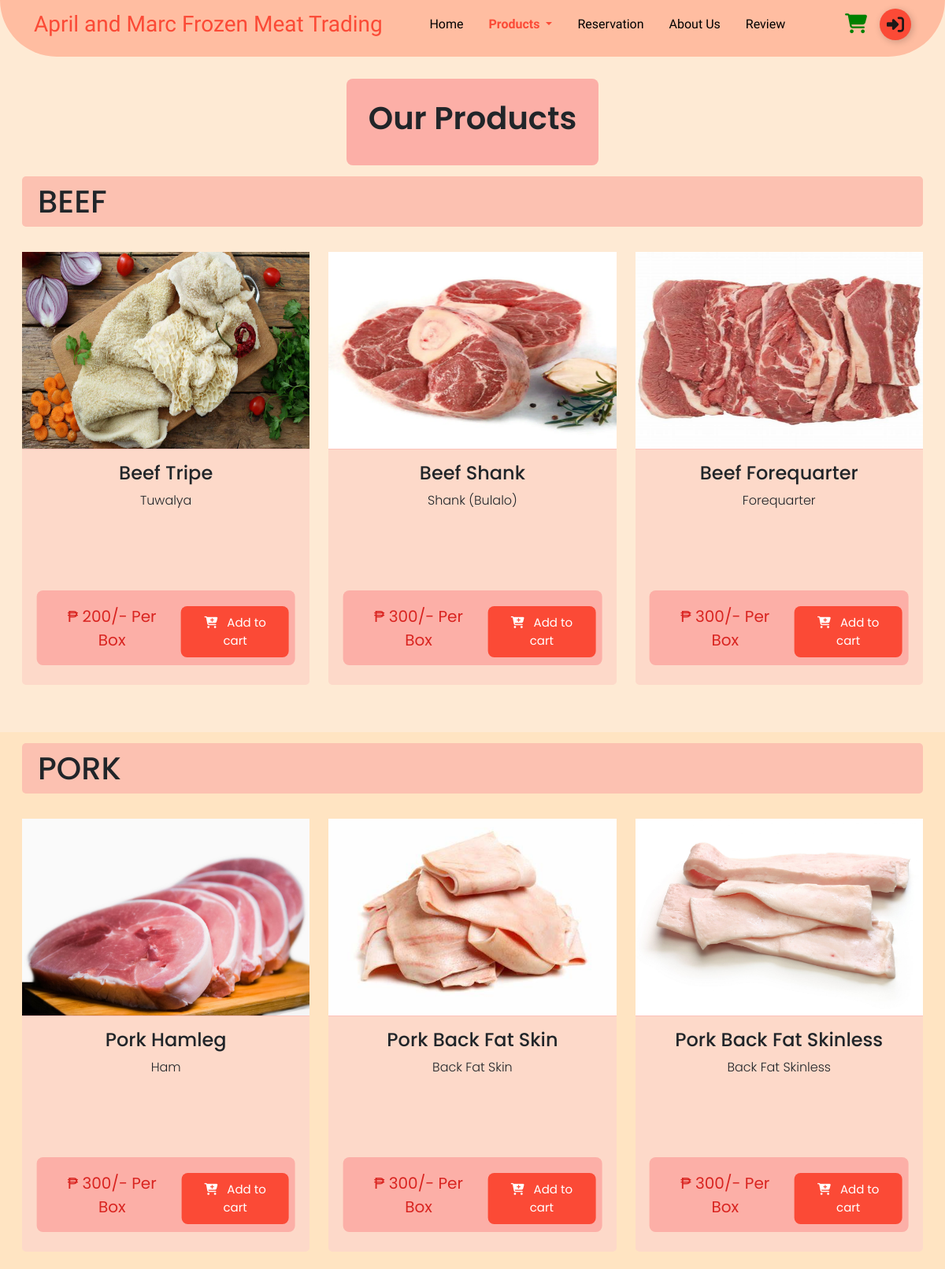
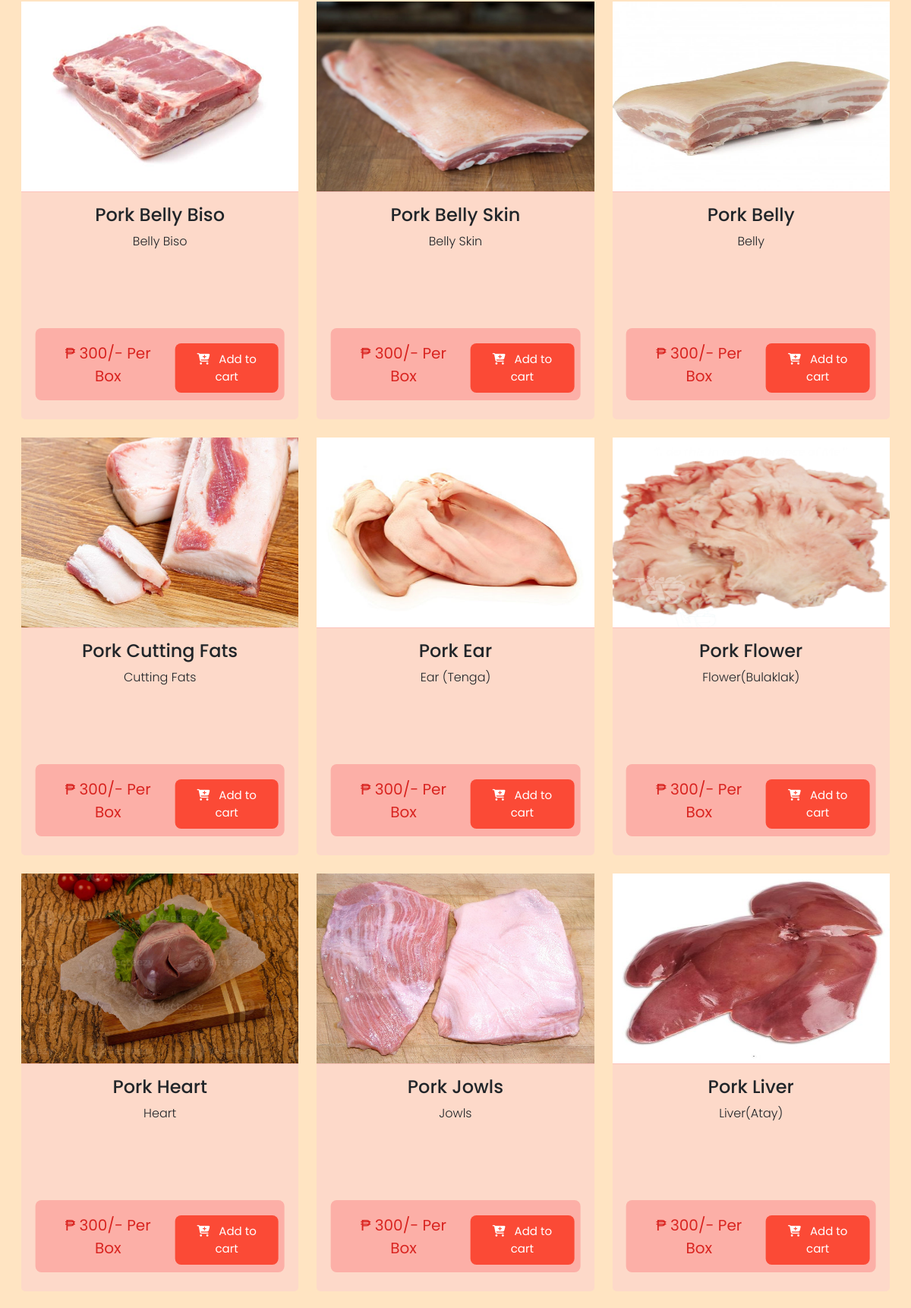
Page /menu.php (upper part) on the committed database (2 pictures, top to bottom).
### tables this page shows
CREATE TABLE `menuitem` (
  `itemId` int(11) NOT NULL,
  `itemName` varchar(255) NOT NULL,
  `catName` varchar(255) NOT NULL,
  `price` varchar(255) NOT NULL,
  `status` enum('Available','Unavailable','','') NOT NULL DEFAULT 'Available',
  `description` varchar(255) NOT NULL,
  `image` varchar(255) NOT NULL,
  `dateCreated` timestamp NOT NULL DEFAULT current_timestamp(),
  `updatedDate` datetime NOT NULL,
  `is_popular` tinyint(1) DEFAULT 0
);

### menu.php (the view, shortened to what this page needs)
<?php
include 'db_connection.php';
$categoryQuery = 'SELECT DISTINCT catName FROM menuitem';
$categoryResult = $conn->query($categoryQuery);
$categories = [];
while ($row = $categoryResult->fetch_assoc()) {
    $categories[] = $row['catName'];
}
?>
<!DOCTYPE html>
<html lang="en">
<head>
    <link rel='stylesheet' href='https://cdnjs.cloudflare.com/ajax/libs/twitter-bootstrap/4.5.2/css/bootstrap.min.css' />
    <link rel='stylesheet' href='https://cdnjs.cloudflare.com/ajax/libs/font-awesome/5.9.0/css/all.min.css' />
    <link rel="stylesheet" href="https://cdnjs.cloudflare.com/ajax/libs/font-awesome/6.2.0/css/all.min.css" />
    <link rel="stylesheet" href="index.css">
    <link rel="stylesheet" href="menu.css" />
</head>
<body>
    <?php
    if (isset($_SESSION['userloggedin']) && $_SESSION['userloggedin']) {
        include 'nav-logged.php';
    } else {
        include 'navbar.php';
    }
    ?>
    <div class="heading">
        <div class="row heading-title">Our Products</div>
    </div>
    <?php foreach ($categories as $category): ?>
        <section id="<?= strtolower($category) ?>">
            <div class="container-fluid">
                <h1 class="mt-1"> <?= strtoupper($category) ?> </h1>
                <div class="row">
                    <?php
                    $stmt = $conn->prepare('SELECT * FROM menuitem WHERE catName = ?');
                    $stmt->bind_param('s', $category);
                    $stmt->execute();
                    $result = $stmt->get_result();
                    while ($row = $result->fetch_assoc()) :
                        $buttonClass = $row['status'] == 'Unavailable' ? 'disabled-button' : '';
                    ?>
                        <div class="col-md-6 col-lg-3 col-sm-12 menu-item col-xs-12">
                            <div class=" mt-4" style="background-color: #fdd9c9; border-radius: 5px;">
                                <img src="uploads/<?= $row['image'] ?>" alt="image" class="card-img-top" height="250">
                                <div class="card-body">
                                    <h4 class="card-title text-center mt-3"><?= $row['itemName'] ?></h4>
                                    <p class="card-title text-center description ps-3 pe-3 pt-2 pb-3"><?= $row['description'] ?></p>
                                    <div style="text-align: center;">
                                        <form action="" class="form-submit">
                                            <div class="button-container mt-2">
                                                <div>
                                                    <p class="card-text text-center ">₱&nbsp;<?= number_format($row['price']) ?>/- Per Box</p>
                                                </div>
                                                <div>
                                                    <button class="addItemBtn <?= $buttonClass ?>" type="button">
                                                        <i class="fas fa-cart-plus"></i> &nbsp;&nbsp;Add to cart
                                                    </button>
                                                </div>
                                            </div>
                                        </form>
                                    </div>
                                </div>
                            </div>
                        </div>
                    <?php endwhile; ?>
                </div>
            </div>
        </section>
    <?php endforeach; ?>
</body>
</html>

### index.css (style rules this page uses)
* { margin: 0; padding: 0; }
body { padding-top: 95px; background: #feead4; }
form button { width: 100%; padding: 10px; background-color: #fb4a36; border: none; color: #fff; border-radius: 4px; cursor: pointer; margin-top: 10px; }

### menu.css (style rules this page uses)
* { margin: 0; padding: 0; box-sizing: border-box; }
body { margin: 0; padding: 0; padding-top: 100px; background-color: #feead4; font-family: "poppins", sans-serif; overflow-x: hidden; }
.card-title, .card-text { text-align: center; }
section { padding-bottom: 60px; padding-top: 10px; padding-left: 16px; padding-right: 16px; }
section:nth-child(odd) { background-color: #ffe4c2; }
section:nth-child(even) { background-color: #feead4; }
.button-container p { font-size: 20px; margin-left: 15px; font-weight: 400; color: #d92420; }
.addItemBtn { background-color: #fb4a36; border: none; color: white; text-align: center; padding: 10px 15px 10px 15px; font-size: 15px; border-radius: 8px; cursor: pointer; }
.card-body { position: relative; height: 300px; padding-bottom: 20px; border-top: #fcc1ba 1px solid; }
.button-container { position: absolute; display: flex; justify-content: space-between; align-items: center; flex-direction: row; background-color: #fcafa7; padding: 10px 8px 10px 8px; border-radius: 8px; gap: 15px; bottom: 25px; position: absolute; transform: translateX(-50%); width: 90%; left: 50%; }
section h1 { background-color: #fcc1b1; border-radius: 5px; border: none; padding: 8px; text-align: left; padding-left: 20px; }
@media screen and (min-width: 990px) and (max-width: 1400px) { .menu-item { flex: 0 0 33.33% !important; max-width: 33.33% !important; } }
.heading { display: flex; flex-direction: column; align-items: center; text-align: center; background-color: #fcafa7; padding: 20px 40px 30px 40px; border-radius: 8px; margin: 0 auto; max-width: fit-content; }
.heading-title { font-size: 2.5em; font-weight: 600; }

### menu.php (style rules this page uses)
section:nth-child(odd) { background-color: #ffe4c2; }
section:nth-child(even) { background-color: #feead4; }

### navbar.php (style rules this page uses)
* { margin: 0; padding: 0; }
body { background-color: #feead4; font-family: "Poppins", sans-serif; font-weight: 300; font-style: normal; }

### rows in the picture
menuitem: image (picture), itemName "Beef Tripe", description "Tuwalya", price "200"
menuitem: image (picture), itemName "Beef Shank", description "Shank (Bulalo)", price "300"
menuitem: image (picture), itemName "Beef Forequarter", description "Forequarter", price "300"
menuitem: image (picture), itemName "Pork Hamleg", description "Ham", price "300"
menuitem: image (picture), itemName "Pork Back Fat Skin", description "Back Fat Skin", price "300"
menuitem: image (picture), itemName "Pork Back Fat Skinless", description "Back Fat Skinless", price "300"
menuitem: image (picture), itemName "Pork Belly Biso", description "Belly Biso", price "300"
menuitem: image (picture), itemName "Pork Belly Skin", description "Belly Skin", price "300"
menuitem: image (picture), itemName "Pork Belly", description "Belly", price "300"
menuitem: image (picture), itemName "Pork Cutting Fats", description "Cutting Fats", price "300"
menuitem: image (picture), itemName "Pork Ear", description "Ear (Tenga)", price "300"
menuitem: image (picture), itemName "Pork Flower", description "Flower(Bulaklak)", price "300"
menuitem: image (picture), itemName "Pork Heart", description "Heart", price "300"
menuitem: image (picture), itemName "Pork Jowls", description "Jowls", price "300"
menuitem: image (picture), itemName "Pork Liver", description "Liver(Atay)", price "300"

### other values in the picture
$category "BEEF"
$category "PORK"
